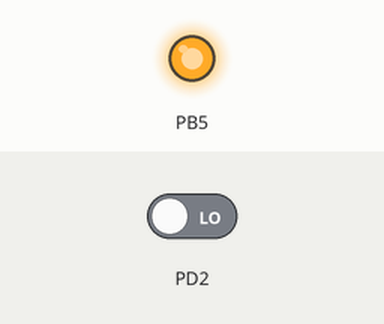
Recording of a program running on a simulated ATmega328P, built with avr-gcc and emulated at 1 MHz. Parts: output pins drawn as LEDs (lit = HIGH). The test bench sets the inputs (shaded band); at power-on: PD2 LOW.

Above: at 1.2 s.
1.3 s: PD2 driven HIGH
At 2.7 s:
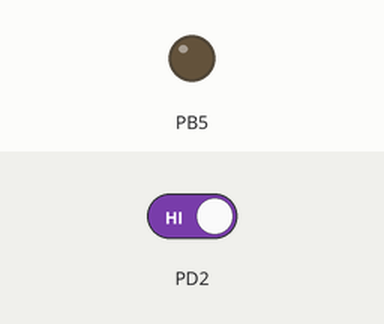
Timing chart, 0 to 4.3 s (numbered marks = the images above; inputs shaded):
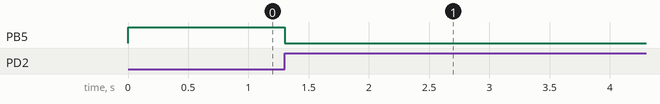

Measured:
- after the input at 1.3 s, PB5: HIGH → LOW at once

The program:

main.c
```c
/*
 * GccApplication1.c
 *
 * Created: 2/17/2019 5:54:42 PM
 * Author : PC
 */

#define F_CPU 1000000UL

#include <avr/io.h>
#include <avr/interrupt.h>
volatile uint8_t portbhistory = 0xFF;

ISR (INT0_vect)
{

		PORTB ^= (1 << PB5);


}


int main(void)
{
	 DDRB |= (1 << PORTB5);
	 PORTB |= (1<<PORTB5);


	 DDRD &= ~(1 << DDD4);         // Clear the PB0 pin
    // PB0 (PCINT0 pin) is now an input

    PORTD |= (1 << PORTD4);        // turn On the Pull-up
    // PB0 is now an input with pull-up enabled
    /* Ng?t ngoài */
    EICRA |= (1 << ISC00)|(1<<ISC01);    // set INT0 to trigger on ANY logic change
    EIMSK |= (1 << INT0);    // set PCINT0 to trigger an interrupt on state change

    sei();
	 while(1)
	 {
		 /*main program loop here */
	 }
}
```
